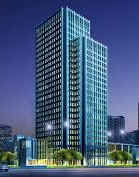
#> input picture Day 3/building.jpeg, 139 x 177 px
$ python keypoiny.py
#> lines starting #> are read from the running program, lines starting #| are printed output that depends on the picture
import cv2
import matplotlib.pyplot as pit
img = cv2.imread("building.jpeg")
#> img is the input picture: shape (177, 139, 3); mean B, G, R 124.2, 90.3, 69.4
gray = cv2.cvtColor(img,cv2.COLOR_BGR2RGB)

#SIFT
sift = cv2.SIFT_create()
keypoints, descriptons = sift.detectAndCompute(gray,None)
#> keypoints = 199 keypoints; strongest (x, y, size): (49, 127, 4.1), (68, 66, 1.8), (68, 44, 1.9), (68, 61, 1.9)

img_sift = cv2.drawKeypoints(img,keypoints,None,flags =
                              cv2.DRAW_MATCHES_FLAGS_DRAW_RICH_KEYPOINTS)
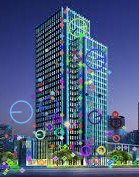
#> img_sift: shape (177, 139, 3); mean B, G, R 126.1, 91.8, 74
pit.imshow(cv2.cvtColor(img_sift,cv2.COLOR_BGR2RGB))
pit.axis("off")
pit.show()
